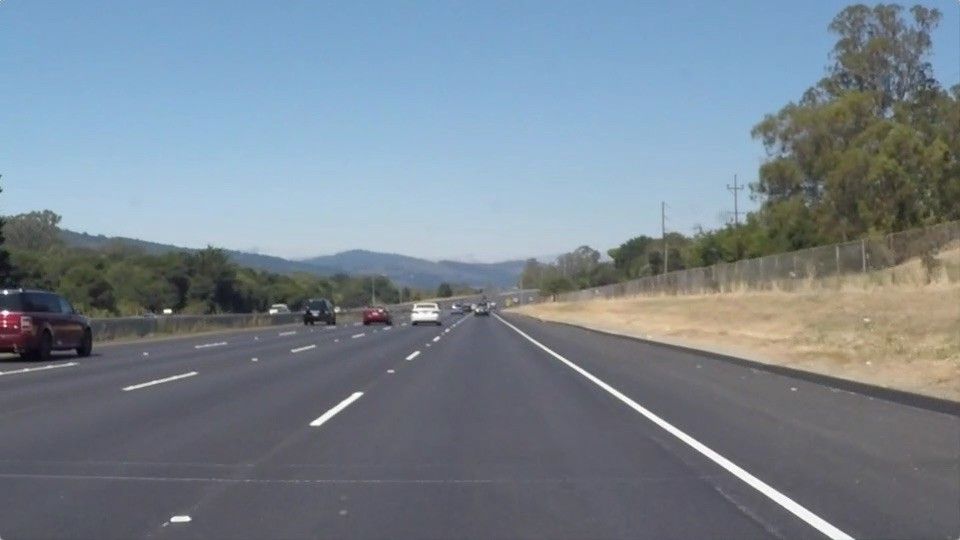
#> input picture 4_Lane_Detection_and_Image_Classification/road.jpg, 960 x 540 px
$ jupyter execute --allow-errors ENEL503_Lab4_AarushiRoyChoudhury.ipynb   (shell and % lines are left out)
#> lines starting #> are read from the running program, lines starting #| are printed output that depends on the picture; after the words box and inside, x2 and y2 are one past the last pixel; in counts of white or black regions, pixels touching at a corner belong together
### 4_Lane_Detection_and_Image_Classification/data_utils.py
from __future__ import print_function

from builtins import range
from six.moves import cPickle as pickle
import numpy as np
import os
from imageio import imread
import platform


# [7 lines left out: function load_pickle, not called in this run]


def load_CIFAR_batch(filename):
    """ load single batch of cifar """
    with open(filename, "rb") as f:
        datadict = load_pickle(f)
        X = datadict["data"]
        Y = datadict["labels"]
        X = X.reshape(10000, 3, 32, 32).transpose(0, 2, 3, 1).astype("float")
        Y = np.array(Y)
        return X, Y


def load_CIFAR10(ROOT):
    """ load all of cifar """
    xs = []
    ys = []
    for b in range(1, 6):
        f = os.path.join(ROOT, "data_batch_%d" % (b,))
        X, Y = load_CIFAR_batch(f)
        xs.append(X)
        ys.append(Y)
    Xtr = np.concatenate(xs)
    Ytr = np.concatenate(ys)
    del X, Y
    Xte, Yte = load_CIFAR_batch(os.path.join(ROOT, "test_batch"))
    return Xtr, Ytr, Xte, Yte


# [230 lines left out: functions get_CIFAR10_data, load_tiny_imagenet, load_models, load_imagenet_val, not called in this run]

### 4_Lane_Detection_and_Image_Classification/ENEL503_Lab4_AarushiRoyChoudhury.ipynb
# <h1 align="center"> **ENEL 503: Computer Vision (W2025)**

# <h2 align="center">**Lab4: Lane Detection and Image Classifcation**

***General Notes:***

* Download the lab4 images from D2L to your lab4 folder.
* You can add this folder to your Google Drive and access it through Google Colab or work in the real-time workspace, but you must upload your images there.
* This lab can be done in groups of 2 students. <ins>Only one submission with both names on the report</ins>
* The due date to submit this lab is March 28 at 11:59 pm
* Read the lab instructions carefully and make sure you respond to all the open questions and coding tasks.
* After finishing your work, save this notebook with its ".ipynb" extension and another version as "pdf". Then, upload both files to D2L Dropbox.
* Don't forget to write your names and student IDs below.

---

**Student Name:** Aarushi Roy Choudhury

**Student ID:** 30113987

Worked individually

---

---

## Objectives

In this lab, you will learn the following:

- Lane Detection using Hough Transform
- Implement your own kNN classifier
- Implement a simple Softmax clasifier
- Apply the SVM clasifier from `sklearn`

 Parts of this lab is adapted from:

 - Homeworks of the CS231n course at Stanford University.
 - Labs of the CSE 445 course at University of Washington

## Setup

### **Step 1**

[cell 1]
# Run this part if you want to mount your Google Drive to Colab VM and
# work on your lab folder directly. Make sure to enter the correct path to your
# folder. Otherwise, you can work on the realtime workspace but you will need
# to upload your images.

from google.colab import drive
drive.mount('/content/drive')

# TODO: Enter the foldername in your Drive where you have saved the unzipped
# lab folder, e.g. 'Colab Notebooks/ENEL503/Lab4'
FOLDERNAME = 'Colab Notebooks/ENEL_503_Lab4' #None
assert FOLDERNAME is not None, "[!] Enter the foldername."
FullPath = '/content/drive/MyDrive/' + FOLDERNAME
print(FullPath)

import os
os.chdir(FullPath)

# Now that we've mounted your Drive, this ensures that
# the Python interpreter of the Colab VM can load
# python files from within it.
import sys
sys.path.append(FullPath)

### **Step 2**
Next, run the cells below to install the necessary libraries and packages.

[cell 2]
# Check the Python version

# Install the required packages (uncomment if not on Google Colab or not already installed on your env)
# %pip install numpy
# %pip install matplotlib
# %pip install opencv-python
# %pip install scikit-image
# %pip install scipy
# %pip install six

[cell 3]
# Imports the print function from newer versions of python
from __future__ import print_function

# Numpy is the main package for scientific computing with Python.
# This will be one of our most used libraries in this class
import numpy as np
from data_utils import load_CIFAR10

import cv2 as cv

# from utils import pad, unpad, get_output_space, warp_image, plot_matches

# Matplotlib is a useful plotting library for python
import matplotlib.pyplot as plt
import matplotlib.image as mpimg
# This code is to make matplotlib figures appear inline in the
# notebook rather than in a new window.
plt.rcParams['figure.figsize'] = (10.0, 8.0) # set default size of plots
plt.rcParams['image.interpolation'] = 'nearest'
plt.rcParams['image.cmap'] = 'gray'

# Some more magic so that the notebook will reload external python modules;
# see http://stackoverflow.com/questions/1907993/autoreload-of-modules-in-ipython

# Part 1: Lane Detection

In this section we will implement a simple lane detection application using Canny edge detector and Hough transform.

The algorithm can broken down into the following steps:
1. Detect edges using the Canny edge detector.
2. Extract the edges in the region of interest (a triangle covering the bottom corners and the center of the image).
3. Run Hough transform to detect lanes.

## 1.1 Edge detection
Lanes on the roads are usually thin and long lines with bright colors. Edge detection algorithms should be able to find the lanes pretty well. Edit the code cell below to load the example image and detect edges from the image.

[cell 4]
# Load image
img = cv.imread('road.jpg', cv.IMREAD_GRAYSCALE)
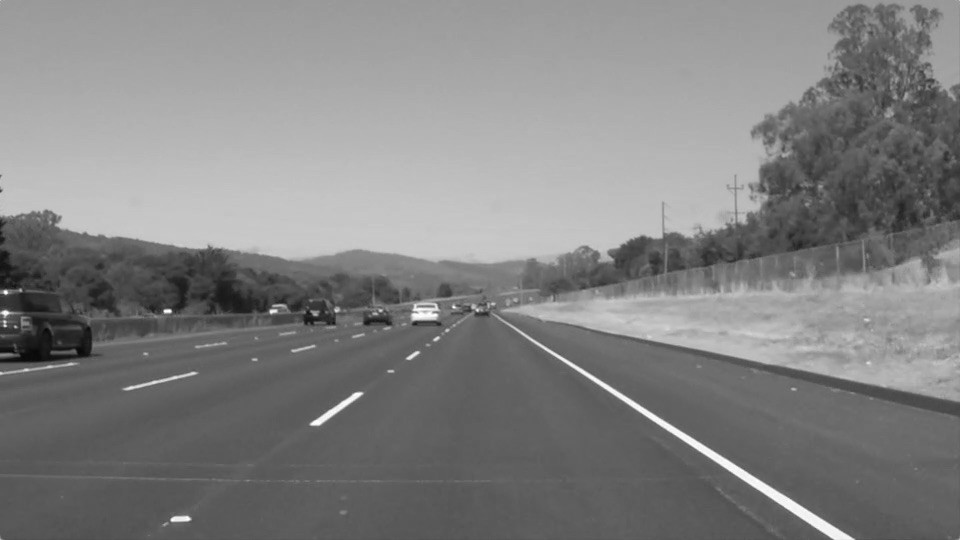
#> img: shape (540, 960); min 6, max 255, mean 130.1

#### Run Canny edge detector ###############################################
# Apply the function 'cv.Canny' the same way you did in lab 2 to extract the edges
# Remember to apply a `GaussianBlur` first
# You can try differrent parameters but set the final parameters to:
# GaussinBlur: kernel size=5x5, sigmax = sigmaY=1.4,
# Canny: high_threshold=0.3*255, low_threshold=0.2*255

### YOUR CODE HERE  (Don't delete this line)

# Apply GaussianBlur with a 5x5 kernel & sigma 1.4
blurred = cv.GaussianBlur(img, (5, 5), 1.4)

# Then apply the Canny edge detector with given thresholds
edges = cv.Canny(blurred, int(0.2 * 255), int(0.3 * 255))
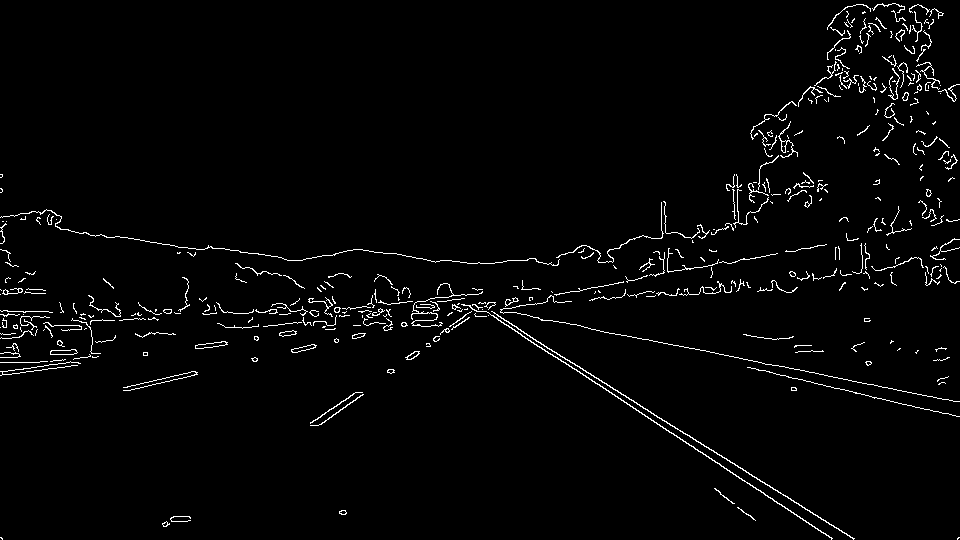
#> edges: shape (540, 960); 2.3% white in thin lines or dots


### End YOUR CODE (Don't delete this line)

plt.subplot(211)
plt.imshow(img)
plt.axis('off')
plt.title('Input Image')

plt.subplot(212)
plt.imshow(edges)
plt.axis('off')
plt.title('Edges')
plt.show()
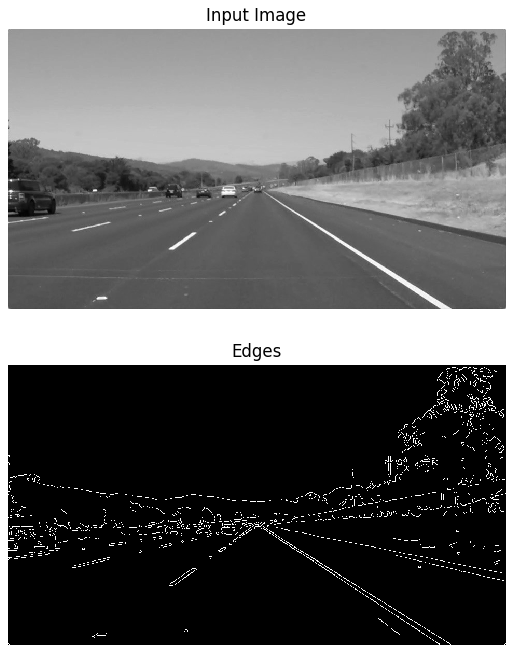
#> figure drawn by matplotlib, 2 panels

## 1.2 Extracting region of interest (ROI)

An important concept in image segmentation and object detection is the "Region of Interest" (ROI) in which you work only in the part of the image that is expected to contain your object.

In our case, the Canny edge detector could find the edges of the lanes. However, we can also see that there are edges of other objects that we are not interested in. Given the position and orientation of the camera, we know that the lanes will be located in the lower half of the image. The code below defines a binary mask for the ROI and extracts the edges within the region.

[cell 5]
H, W = img.shape
#> H = 540; W = 960

# Generate mask for ROI (Region of Interest)
mask = np.zeros((H, W))
for i in range(H):
    for j in range(W):
        if i > (H / W) * j and i > -(H / W) * j + H:
            mask[i, j] = 1
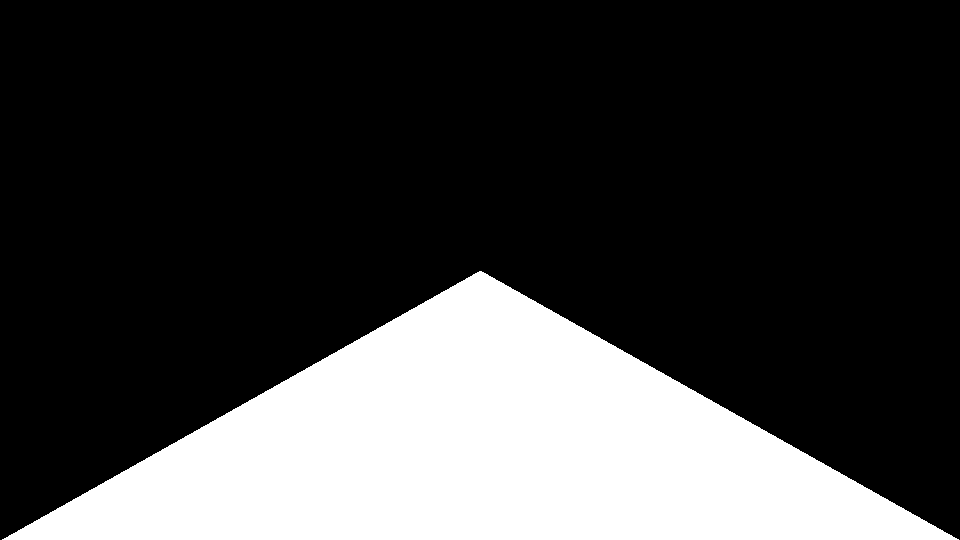
#> mask: shape (540, 960) float64; values 0 (black) and 1 (white), 24.9% white; 1 white region, box (x1, y1, x2, y2) and area: (2, 271, 959, 540) 129091

# Extract edges in ROI
roi = edges * mask
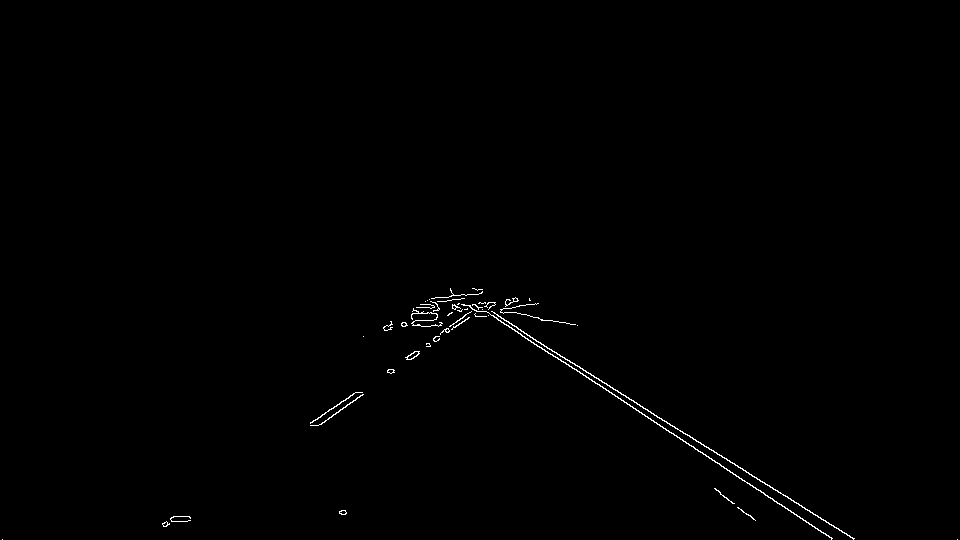
#> roi: shape (540, 960) float64; 0.45% white in thin lines or dots, all inside (x1, y1, x2, y2) = (2, 288, 958, 540)

plt.subplot(1,2,1)
plt.imshow(mask)
plt.title('Mask')
plt.axis('off')

plt.subplot(1,2,2)
plt.imshow(roi)
plt.title('Edges in ROI')
plt.axis('off')
plt.show()

## 1.3 Fitting lines using Hough transform <font color='green'> (5 Marks)</font>
The output from the edge detector is still a collection of connected points. However, it would be more natural to represent a lane as a line parameterized as $y = ax + b$, with a slope $a$ and y-intercept $b$. We will use Hough transform to find parameterized lines that represent the detected edges.

In general, a straight line $y = ax + b$ can be represented as a point $(a, b)$ in the parameter space. This is the parameterization we often use when introducing the Hough transform.  However, this cannot represent vertical lines as the slope parameter will be unbounded. Alternatively, we parameterize a line using $\theta\in{[-\pi, \pi]}$ and $\rho\in{\mathbb{R}}$ as follows:

$$
\rho = x\cdot{cos\theta} + y\cdot{sin\theta}
$$

Using this parameterization, we can map every point in $xy$-space to a sine-like line in $\theta\rho$-space (or Hough space). We then accumulate the parameterized points in the Hough space and choose points (in Hough space) with highest accumulated values. A point in Hough space then can be transformed back into a line in $xy$-space.

[cell 6]
def hough_transform(img):
    """ Transform points in the input image into Hough space.

    Use the parameterization:
        rho = x * cos(theta) + y * sin(theta)
    to transform a point (x,y) to a sine-like function in Hough space.

    Args:
        img: binary image of shape (H, W).

    Returns:
        accumulator: numpy array of shape (m, n).
        rhos: numpy array of shape (m, ).
        thetas: numpy array of shape (n, ).
    """
    # Set rho and theta ranges
    H, W = img.shape
#> H = 540; W = 960
    diag_len = int(np.ceil(np.sqrt(W * W + H * H)))
#> diag_len = 1102
    rhos = np.linspace(-diag_len, diag_len, diag_len * 2 + 1)
#> rhos = 2205 values from -1102 to 1102
    thetas = np.deg2rad(np.arange(-90.0, 90.0))

    # Cache some reusable values
    cos_t = np.cos(thetas)
    sin_t = np.sin(thetas)
    num_thetas = len(thetas)

    # Initialize accumulator in the Hough space
    accumulator = np.zeros((2 * diag_len + 1, num_thetas), dtype=np.uint64)
    ys, xs = np.nonzero(img)
#> ys = 2312 values from 288 to 539; xs = 2312 values, max 957 at index 2311, min 2 at index 2308, mean 552

    # Transform each point (x, y) in image
    # Find rho corresponding to values in thetas
    # and increment the accumulator in the corresponding coordiate.

    ### YOUR CODE HERE (Don't delete this line)

    for i in range(len(xs)):
        x = xs[i]
        y = ys[i]
        # Compute the corresponding rho values for all thetas
        rho_vals = x * cos_t + y * sin_t
        # Map rho values to the accumulator index
        rho_indices = np.round(rho_vals).astype(int) + diag_len
        # Increment the accumulator for each theta at the computed rho index
        accumulator[rho_indices, np.arange(num_thetas)] += 1
#> this loop made 2312 passes
#> (x, y) on passes 1 to 3: (450, 288), (472, 288), (473, 288)
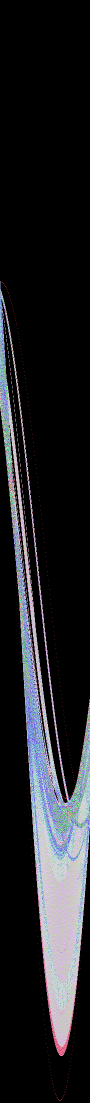
#> accumulator: shape (2205, 180) uint64 (shown at 1/2 size); 105 distinct labels, from 0 to 312; one colour per label, 0 black

    ### END YOUR CODE (Don't delete this line)

    return accumulator, rhos, thetas

[cell 7]
# Perform Hough transform on the ROI
acc, rhos, thetas = hough_transform(roi)
#> rhos = 2205 values from -1102 to 1102; thetas = 180 values from -1.57 to 1.55

# Coordinates for right lane
xs_right = []
ys_right = []

# Coordinates for left lane
xs_left = []
ys_left = []

for i in range(20):
    idx = np.argmax(acc)
    r_idx = idx // acc.shape[1]
    t_idx = idx % acc.shape[1]
    acc[r_idx, t_idx] = 0 # Zero out the max value in accumulator

    rho = rhos[r_idx]
    theta = thetas[t_idx]

    # Transform a point in Hough space to a line in xy-space.
    a = - (np.cos(theta)/np.sin(theta)) # slope of the line
    b = (rho/np.sin(theta)) # y-intersect of the line

    # Break if both right and left lanes are detected
    if xs_right and xs_left:
        break

    if a < 0: # Left lane
        if xs_left:
            continue
        xs = xs_left
        ys = ys_left
    else: # Right Lane
        if xs_right:
            continue
        xs = xs_right
        ys = ys_right

    for x in range(img.shape[1]):
        y = a * x + b
        if y > img.shape[0] * 0.6 and y < img.shape[0]:
            xs.append(x)
            ys.append(int(round(y)))
#> this loop made 14 passes
#> (idx, r_idx, t_idx, rho, theta, a, b) on passes 1 to 12: (197672, 1098, 32, -4, -1.01, 0.625, 4.72), (198933, 1105, 33, 3, -0.995, 0.649, -3.58), (197492, 1097, 32, -5, -1.01, 0.625, 5.9), (198753, 1104, 33, 2, -0.995, 0.649, -2.38), (201634, 1120, 34, 18, -0.977, 0.675, -21.71), (201454, 1119, 34, 17, -0.977, 0.675, -20.51), (194791, 1082, 31, -20, -1.03, 0.601, 23.33), (194971, 1083, 31, -19, -1.03, 0.601, 22.17), (194611, 1081, 31, -21, -1.03, 0.601, 24.5), (201274, 1118, 34, 16, -0.977, 0.675, -19.3), (195331, 1085, 31, -17, -1.03, 0.601, 19.83), (199113, 1106, 33, 4, -0.995, 0.649, -4.77)
#> acc: shape (2205, 180) uint64; 92 distinct labels, from 0 to 102

# plt.subplot(211)
plt.imshow(acc, interpolation='nearest', aspect='auto')
plt.axis('off')
plt.title('Accumulator Array')
plt.show()

# plt.subplot(212)
plt.imshow(img)
plt.plot(xs_left, ys_left, linewidth=5.0)
plt.plot(xs_right, ys_right, linewidth=5.0)
plt.axis('off')
plt.title('Detected Lane')
plt.show()
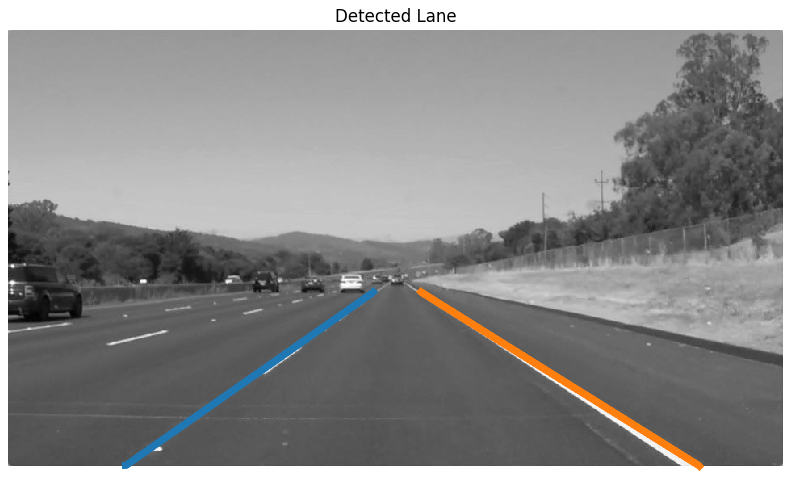
#> figure drawn by matplotlib, 1 panel

# Part 2: Image Classification

In this section, we will investigate the performance of some image classifiers, namely k-Nearest Neighbors (kNN), Softmax, and Support Vector Machine (SVM). We will use the CIFAR10 dataset.

## 2.1 k-Nearest Neighbor (kNN)

The kNN classifier consists of two stages:

- During training, the classifier takes the training data and simply remembers it
- During testing, kNN classifies every test image by comparing to all training images and transfering the labels of the k most similar training examples
- The value of k is cross-validated

First, let's start with downloading the data

[cell 8]
cifar10_dir = 'datasets/cifar-10-batches-py'
# Cleaning up variables to prevent loading data multiple times (which may cause memory issue)
try:
   del X_train, y_train
   del X_test, y_test
   print('Clear previously loaded data.')
except:
   pass

#> (the rest of this cell did not finish here and is left out)
